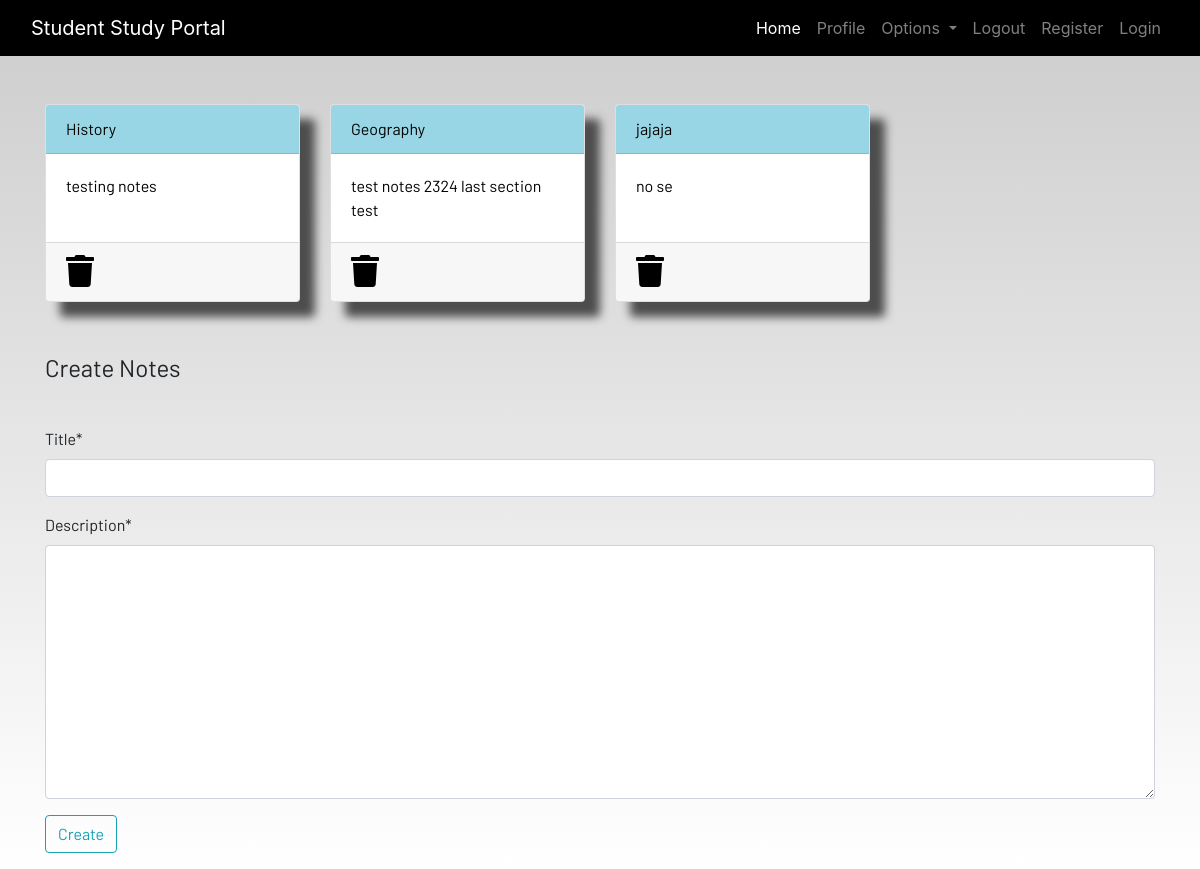
Before: /notes (signed in) with the older database file.
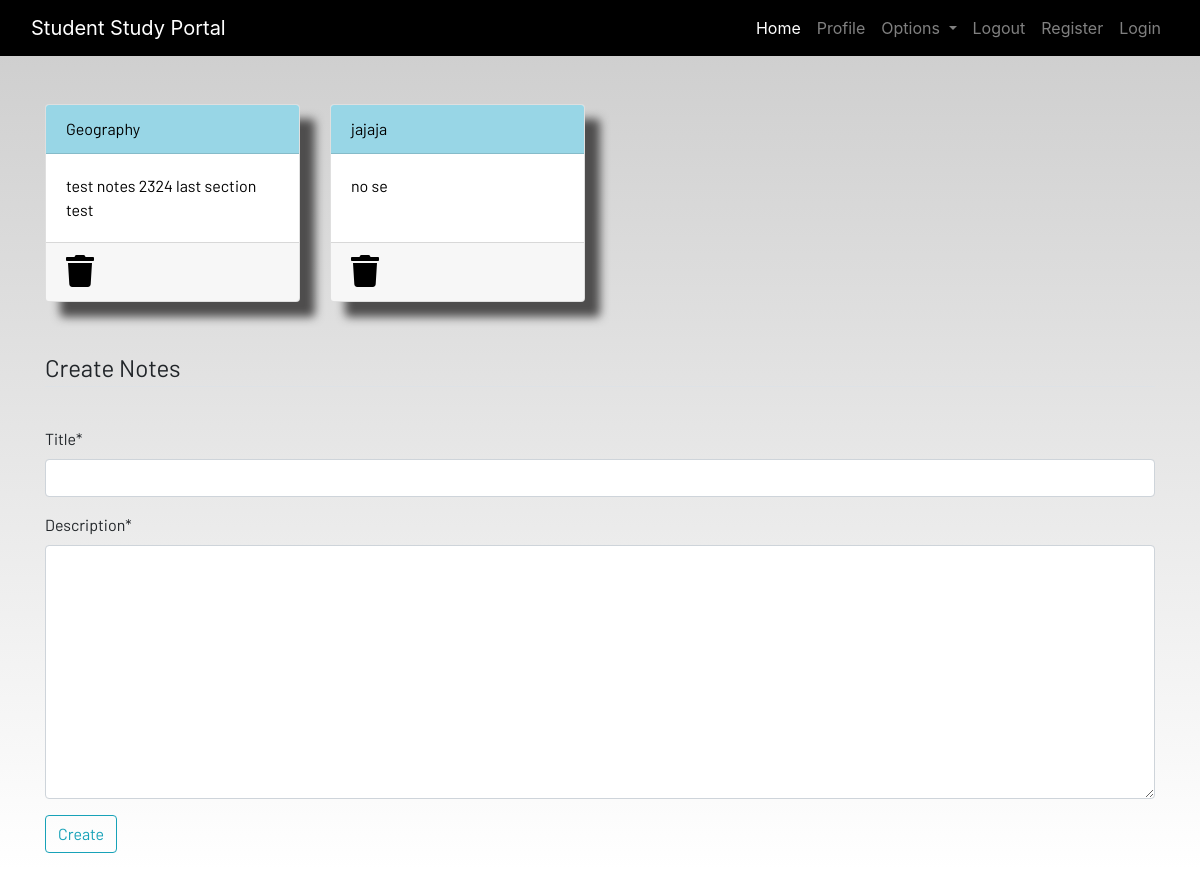
After: the same page with the newer database file.
### dashboard/models.py (models this page shows, shortened)
class Notes(models.Model):
    user = models.ForeignKey(User, on_delete=models.CASCADE)
    title = models.CharField(max_length=200)
    description = models.TextField()
    class Meta:
        verbose_name= "notes"
        verbose_name_plural = "notes"

### dashboard/views.py (the view)
# urls.py: path('notes', views.notes, name="notes"),
def notes(request):
    if request.method == "POST":
        form = NotesForm(request.POST)
        if form.is_valid():
            notes = Notes(user=request.user, title=request.POST['title'], description=request.POST['description'])
            notes.save()
        messages.success(request, f"Notes Added from {request.user.username} Successfully!")
    else:
        form = NotesForm()
    notes = Notes.objects.filter(user=request.user)
    context = {'notes':notes, 'form':form}
    return render(request, 'dashboard/notes.html', context)

### dashboard/forms.py
class NotesForm(forms.ModelForm):
    class Meta:
        model = Notes
        fields = ['title','description']

### dashboard/templates/dashboard/notes.html (shortened to what this page needs)
{% extends 'dashboard/base.html' %}
{% load static %}
{% load crispy_forms_tags %}
{% block content %}
<div class="container">
    <div class="row">
        {% for note in notes %}
        <div class="col-md-3">
            <a href="{% url 'notes-detail' note.id %}">
                <div class="card">
                    <div class="card-header">{{note.title}}</div>
                    <div class="card-body">{{note.description|slice:"0:100"}}</div>
                    <div class="card-footer mt-auto "><a href="{% url 'delete-note' note.id %}">
                        <i class="fa fa-trash fa-2x"></i></a>
                    </div>
                </div>
            </a>
        </div>
        {% endfor %}
        <br><br>
    </div>
</div>
<br><br>
<div class="container">
    <form method="POST">
        <fieldset class="form-group">
            <legend class="border-bottom mb-4">Create Notes</legend>
        </fieldset>
        {{form|crispy}}
        <div class="form-group">
            <button href="" class="btn btn-outline-info" type="submit">
                Create
            </button>
        </div>
    </form>
</div>
{% endblock content %}

### dashboard/templates/dashboard/base.html (shortened to what this page needs)
<!DOCTYPE html>
{% load static %}
<html lang="en">
<head>
  <link rel="stylesheet" href="https://stackpath.bootstrapcdn.com/bootstrap/4.3.1/css/bootstrap.min.css"
 />
  <link rel="stylesheet" href="https://use.fontawesome.com/releases/v5.7.2/css/all.css"
 />
  <link rel="stylesheet" href="{% static 'css/main.css' %}" />
</head>
<body>
  <header>
    <nav class="navbar navbar-expand-lg navbar-dark bg-dark">
      <div class="container-fluid">
        <a class="navbar-brand" href="#">Student Study Portal</a>
        <div class="collapse navbar-collapse justify-content-end" id="navbarSupportedContent">
          <ul class="navbar-nav mb-2 mb-lg-0">
            <li class="nav-item">
              <a class="nav-link active" aria-current="page" href="#">Home</a>
            </li>
            <li class="nav-item">
              <a class="nav-link" href="#">Profile</a>
            </li>
            <li class="nav-item dropdown">
              <a class="nav-link dropdown-toggle" href="#" id="navbarDropdown" role="button" data-toggle="dropdown"
                aria-haspopup="true" aria-expanded="false">
                Options
              </a>
            </li>
            <li class="nav-item">
              <a class="nav-link" href="#">Logout</a>
            </li>
            <li class="nav-item">
              <a class="nav-link" href="#">Register</a>
            </li>
            <li class="nav-item">
              <a class="nav-link" href="#">Login</a>
            </li>
          </ul>
        </div>
      </div>
    </nav>
  </header>
  <br /><br />
  <main>
    {% block content %}
    {% endblock content %}
  </main>
</body>
</html>

### static/css/main.css (style rules this page uses)
html { scroll-behavior: smooth; height: 100%; width: 100%; }
main { font-family: Barlow, Quicksand, Rubik, sans-serif, serif, 'Times New Roman', Times, serif !important; }
.navbar { background-color: rgb(0, 0, 0) !important; }
.card { box-shadow: 15px 15px 10px rgb(78, 77, 77); }
a { text-decoration: none !important; color: black; }
.card-header { color: black !important; background: rgb(152, 214, 230) !important; transition: 0.3s ease-in; }
html, body { max-width: 100%; overflow-x: hidden; height: 100%; width: 100%; }
body { background: linear-gradient(rgba(0, 0, 0, 0.2), rgba(255, 255, 255, 0.5)); overflow-x: hidden; background-repeat: no-repeat; }
.card-header { background-color: rgb(133, 204, 231); }
.col-md-3 .card { width: 100%; height: 100%; }
.fa { color: black; }

Changed rows visible on the page:
removed Notes: title "History", description "testing notes"
